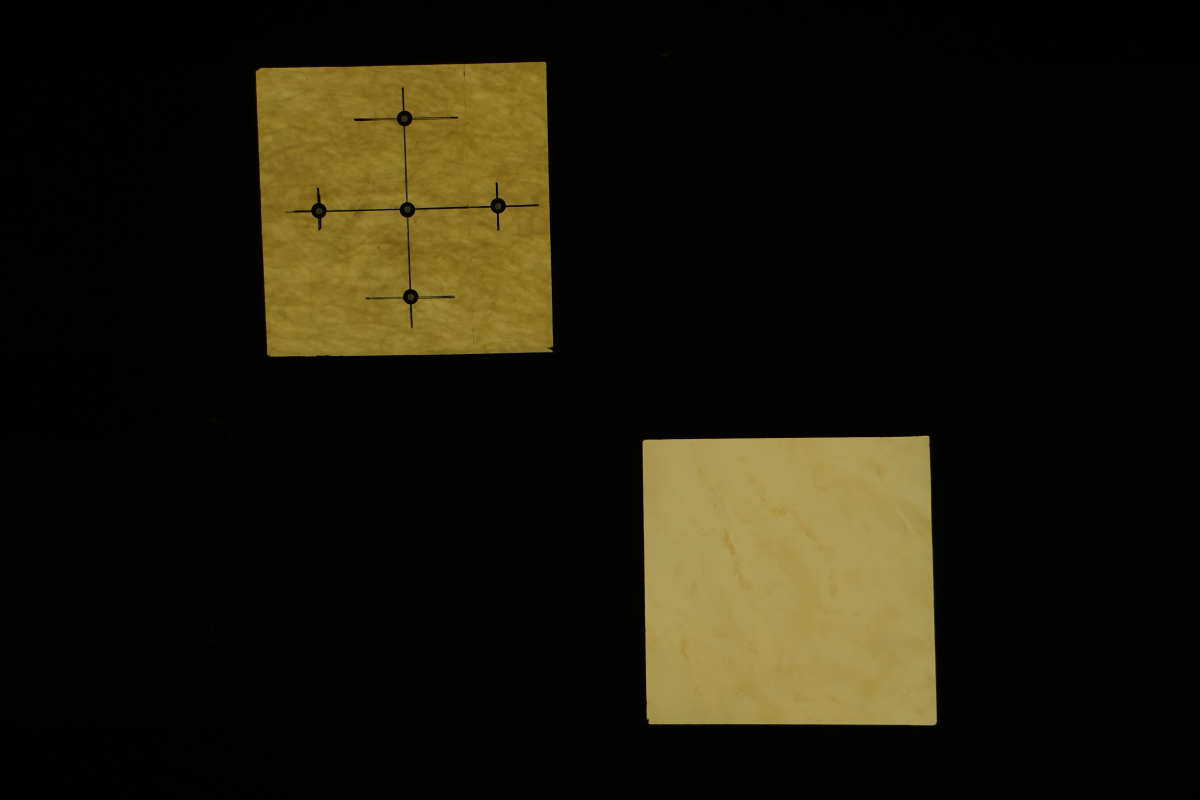
#> input picture data/example.JPG, 6000 x 4000 px, found by its file name (shown at 1/5 size)
$ python crop_script.py
#> lines starting #> are read from the running program, lines starting #| are printed output that depends on the picture
#!/usr/bin/env python3
# -*- coding: utf-8 -*-

import os
from fiberspot import example_script
from skimage import io
from skimage import color
from skimage.transform import resize

path_this_files_dir = os.path.realpath(os.path.dirname(__file__))

arguments = example_script.arguments
path = arguments["image_paths_and_boxes"]["specimen"]["path"]
box = arguments["image_paths_and_boxes"]["specimen"]["box"]


image = io.imread(path)
#> image is the input picture: shape (4000, 6000, 3); mean R, G, B 27.9, 24.2, 10.1
cropped = image[box[1] : box[3], box[0] : box[2]]
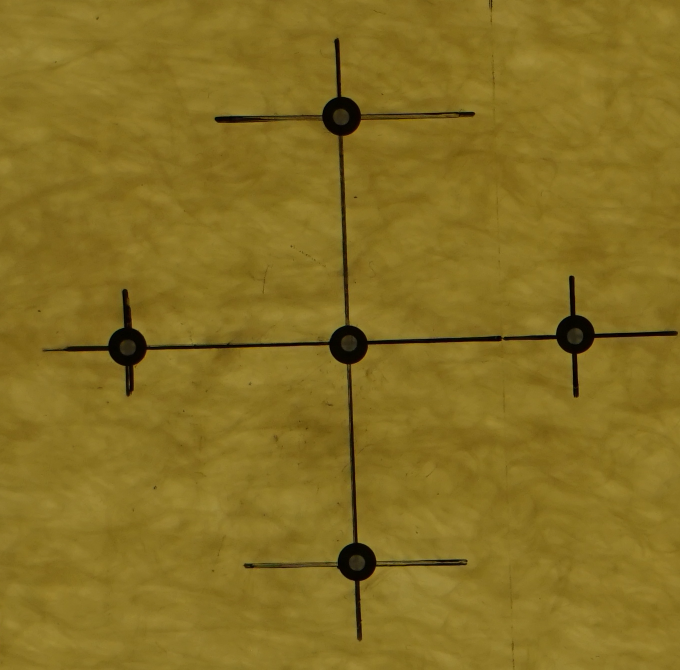
#> cropped: shape (1340, 1360, 3) (shown at 1/2 size); mean R, G, B 134.1, 111.2, 34.1

decreased_resolution = resize(
    cropped, (cropped.shape[0] // 4, cropped.shape[1] // 4), anti_aliasing=True
)
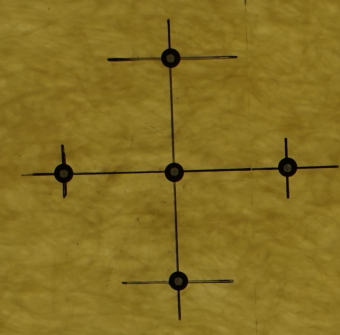
#> decreased_resolution: shape (335, 340, 3) float64; mean R, G, B 0.526, 0.436, 0.134

grey = color.rgb2gray(cropped)
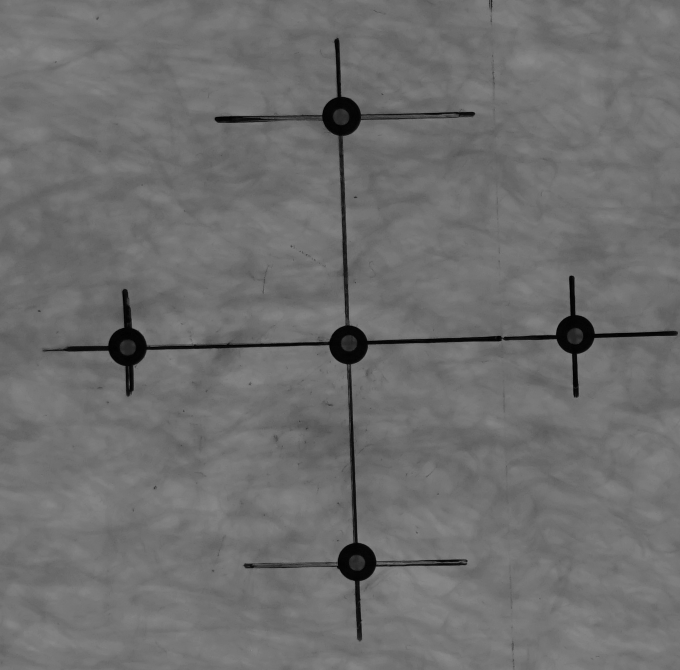
#> grey: shape (1340, 1360) float64 (shown at 1/2 size); min 0, max 0.546, mean 0.433

#> (the run stopped early here; a loop or call above may not have finished)
